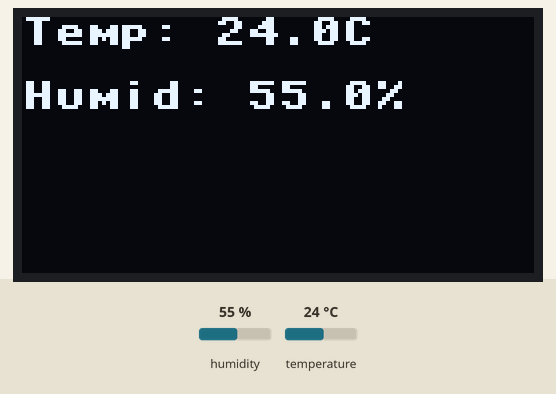
The program below on a simulated MicroPython board. Parts: 128×64 one-colour display. The test bench sets the inputs (shaded band); at power-on: humidity 55 %, temperature 24 °C. No MQTT or app messages arrive unless stated; what the program prints to the serial console is not drawn.

Above: at 0.3 s.

The program:

1-sub_mqtt.py
```python
import machine
import dht
import time
import ujson
from machine import Pin, SoftI2C
import ssd1306
from umqtt.simple import MQTTClient

# Configuration
THINGSPEAK_MQTT_HOST = "mqtt3.thingspeak.com"
THINGSPEAK_MQTT_PORT = 1883
THINGSPEAK_CHANNEL_ID = "2924692"
THINGSPEAK_CLIENT_ID = "NRAWOiEUODgCOwQXEhgiIiM"
THINGSPEAK_USERNAME = "NRAWOiEUODgCOwQXEhgiIiM"
THINGSPEAK_MQTT_API_KEY = "dGnE0S800MlWhswpPvLEzNbG"

DHT_PIN = 4
CHECK_INTERVAL = 20

# MQTT topic format: channels/<channel_id>/publish
MQTT_TOPIC = f"channels/{THINGSPEAK_CHANNEL_ID}/publish"

# Initialize hardware
dht_sensor = dht.DHT11(Pin(DHT_PIN))
i2c = SoftI2C(scl=Pin(9), sda=Pin(8))
oled = ssd1306.SSD1306_I2C(128, 64, i2c)

def read_sensor():
    try:
        dht_sensor.measure()
        temp = dht_sensor.temperature()
        humidity = dht_sensor.humidity()
        return temp, humidity
    except Exception as e:
        print("Sensor read error:", e)
        return None, None

def send_to_thingspeak_mqtt(client, temp, humidity):
    try:
        payload = f"field1={temp}&field2={humidity}"
        client.publish(MQTT_TOPIC, payload)
        print("Published to ThingSpeak via MQTT:", payload)
        return True
    except Exception as e:
        print("MQTT send error:", e)
        return False

def display_status(temp, humidity):
    oled.fill(0)
    oled.text(f"Temp: {temp:.1f}C", 0, 0)
    oled.text(f"Humid: {humidity:.1f}%", 0, 16)
    oled.show()

def connect_mqtt():
    try:
        client = MQTTClient(client_id=THINGSPEAK_CLIENT_ID,
                            server=THINGSPEAK_MQTT_HOST,
                            port=THINGSPEAK_MQTT_PORT,
                            user=THINGSPEAK_USERNAME,
                            password=THINGSPEAK_MQTT_API_KEY)
        client.connect()
        print("Connected to ThingSpeak MQTT")
        return client
    except Exception as e:
        print("MQTT connection error:", e)
        return None

def main():
    oled.fill(0)
    oled.text("IoT Monitor", 0, 0)
    oled.text("Booting...", 0, 16)
    oled.show()
    print("IoT Monitoring...")
    print("Booting...")

    client = connect_mqtt()
    if not client:
        print("Failed to connect to MQTT broker. Rebooting...")
        machine.reset()

    while True:
        temp, humidity = read_sensor()
        if temp is None or humidity is None:
            print("Failed to read sensor data. Retrying...")
            time.sleep(2)
            continue

        send_success = send_to_thingspeak_mqtt(client, temp, humidity)
        display_status(temp, humidity)
        print(temp, humidity)

        print(f"Waiting {CHECK_INTERVAL} seconds")
        time.sleep(CHECK_INTERVAL)

if __name__ == "__main__":
    main()
```
